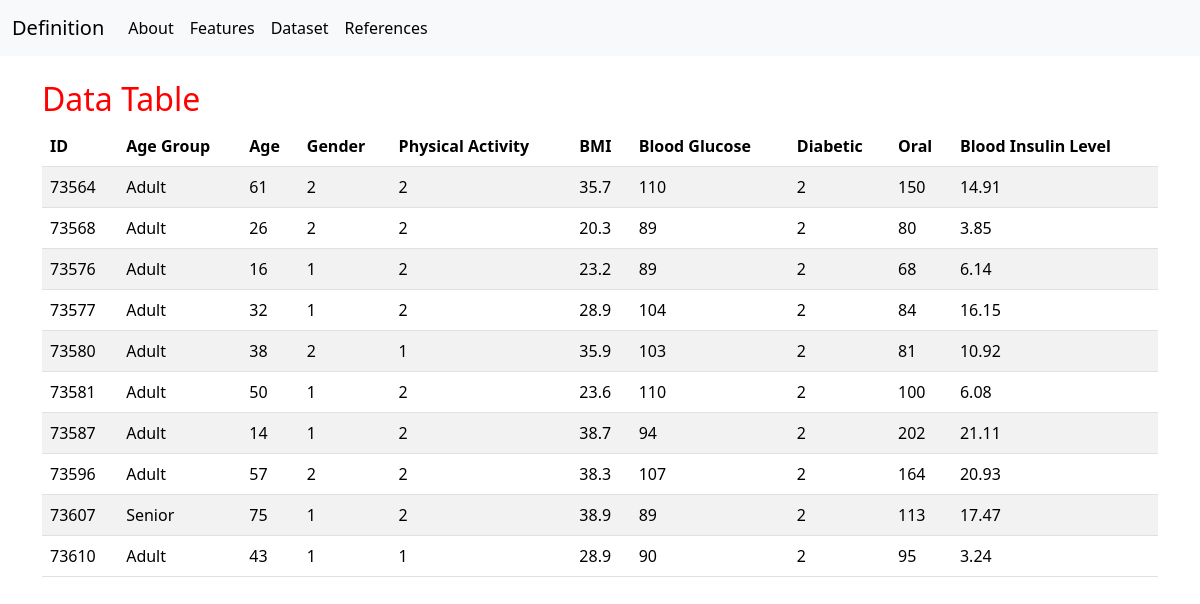
Page /data on the committed database.
### tables this page shows
CREATE TABLE nutrition_status(
                        ID INT PRIMARY KEY,
                        age_group TEXT,
                        age INT,
                        gender INT,
                        physical_activity INT,
                        bmi NUMERIC,
                        blood_glucose INT,
                        diabetic INT,
                        oral INT,
                        blood_insulin_level NUMERIC
                        );

### website/website.py (the view)
@app.route("/data")
def data():
    con = sqlite3.connect(db_path)
    cursor = con.cursor()
    nutrition_status = cursor.execute("SELECT * FROM nutrition_status LIMIT 10").fetchall()
    con.close()
    return render_template("data_table.html", nutrition_status = nutrition_status) # template data_table

### website/templates/data_table.html (shortened to what this page needs)
<!DOCTYPE html>
<html>
<head>
    <link href="https://cdn.jsdelivr.net/npm/bootstrap@5.3.3/dist/css/bootstrap.min.css" rel="stylesheet">
</head>
<body>
<div class="section">
    <nav class="navbar navbar-expand-lg bg-body-tertiary">
        <div class="container-fluid">
          <a class="navbar-brand" href="/">Definition</a>
          <div class="collapse navbar-collapse" id="navbarSupportedContent">
            <ul class="navbar-nav me-auto mb-2 mb-lg-0">
              <li class="nav-item">
                <a class="nav-link active" aria-current="page" href="/about">About</a>
              </li>
              <li class="nav-item">
                <a class="nav-link active" href="/features">Features</a>
              </li>
              <li class="nav-item">
                <a class="nav-link active" href="/data">Dataset</a>
              </li>
              <li class="nav-item">
                <a class="nav-link active" href="/references">References</a>
              </li>
            </ul>
          </div>
        </div>
      </nav>
      <br>
<div class="container">
    <h2 style="color: red;">Data Table</h2>
    <table class="table table-striped">
        <thead>
            <tr>
                <th>ID</th>
                <th>Age Group</th>
                <th>Age</th>
                <th>Gender</th>
                <th>Physical Activity</th>
                <th>BMI</th>
                <th>Blood Glucose</th>
                <th>Diabetic</th>
                <th>Oral</th>
                <th>Blood Insulin Level</th>
            </tr>
        </thead>
        <tbody>
            {% for row in nutrition_status %}
            <tr>
                <td>{{ row[0] }}</td>
                <td>{{ row[1] }}</td>
                <td>{{ row[2] }}</td>
                <td>{{ row[3] }}</td>
                <td>{{ row[4] }}</td>
                <td>{{ row[5] }}</td>
                <td>{{ row[6] }}</td>
                <td>{{ row[7] }}</td>
                <td>{{ row[8] }}</td>
                <td>{{ row[9] }}</td>
            </tr>
            {% endfor %}
        </tbody>
    </table>
</div>
</div>
</body>
</html>

### rows in the picture
nutrition_status: ID "73564", age_group "Adult", age "61", gender "2", physical_activity "2", bmi "35.7", blood_glucose "110", diabetic "2", oral "150", blood_insulin_level "14.91"
nutrition_status: ID "73568", age_group "Adult", age "26", gender "2", physical_activity "2", bmi "20.3", blood_glucose "89", diabetic "2", oral "80", blood_insulin_level "3.85"
nutrition_status: ID "73576", age_group "Adult", age "16", gender "1", physical_activity "2", bmi "23.2", blood_glucose "89", diabetic "2", oral "68", blood_insulin_level "6.14"
nutrition_status: ID "73577", age_group "Adult", age "32", gender "1", physical_activity "2", bmi "28.9", blood_glucose "104", diabetic "2", oral "84", blood_insulin_level "16.15"
nutrition_status: ID "73580", age_group "Adult", age "38", gender "2", physical_activity "1", bmi "35.9", blood_glucose "103", diabetic "2", oral "81", blood_insulin_level "10.92"
nutrition_status: ID "73581", age_group "Adult", age "50", gender "1", physical_activity "2", bmi "23.6", blood_glucose "110", diabetic "2", oral "100", blood_insulin_level "6.08"
nutrition_status: ID "73587", age_group "Adult", age "14", gender "1", physical_activity "2", bmi "38.7", blood_glucose "94", diabetic "2", oral "202", blood_insulin_level "21.11"
nutrition_status: ID "73596", age_group "Adult", age "57", gender "2", physical_activity "2", bmi "38.3", blood_glucose "107", diabetic "2", oral "164", blood_insulin_level "20.93"
nutrition_status: ID "73607", age_group "Senior", age "75", gender "1", physical_activity "2", bmi "38.9", blood_glucose "89", diabetic "2", oral "113", blood_insulin_level "17.47"
nutrition_status: ID "73610", age_group "Adult", age "43", gender "1", physical_activity "1", bmi "28.9", blood_glucose "90", diabetic "2", oral "95", blood_insulin_level "3.24"
